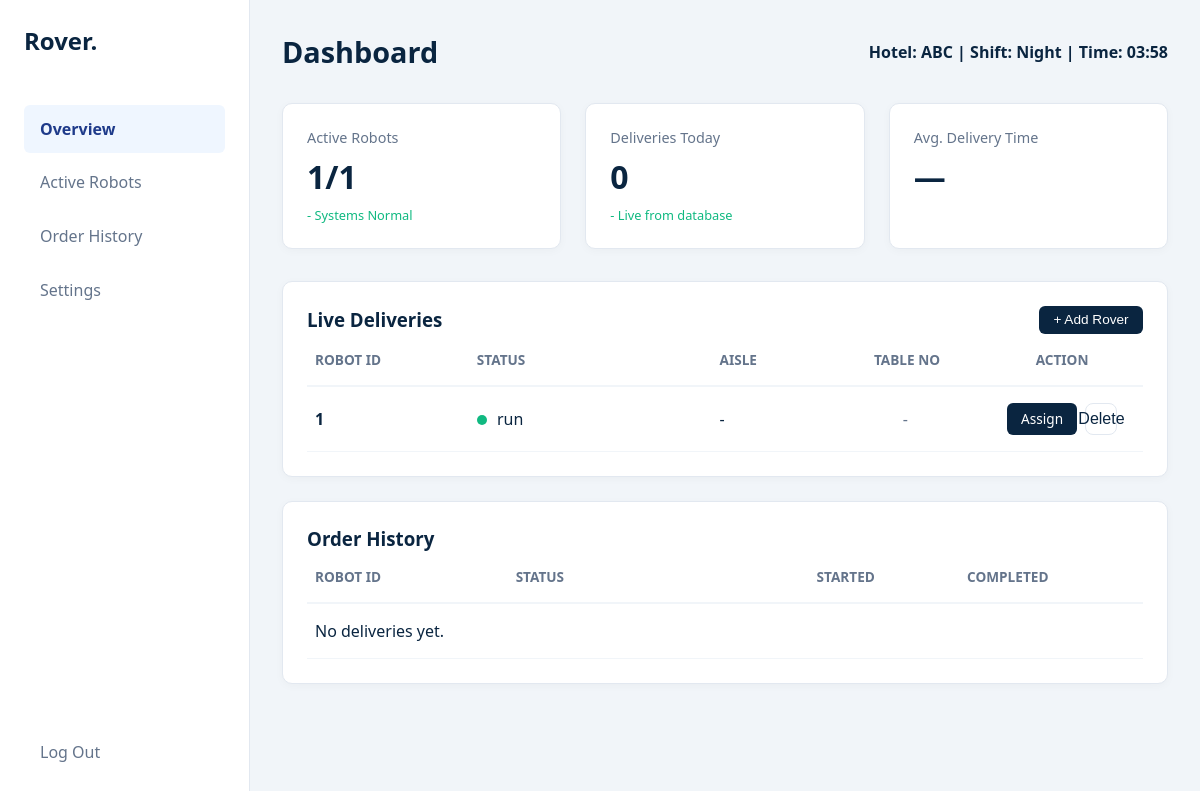
Screenshot of /dashboard (signed in) with the database file from the repository.
### Crds/models/models.py (models this page shows, shortened)
class Hotel(db.Model):
    __tablename__ = 'hotel'
    id = db.Column(db.Integer, primary_key=True)
    name = db.Column(db.String(100), nullable=False, unique=True)
    username = db.Column(db.String(50), nullable=False, unique=True)
    master_id = db.Column(db.String(50), nullable=True, unique=True)
    password_hash = db.Column(db.String(255), nullable=False)
    created_at = db.Column(db.DateTime, default=datetime.utcnow)
    rovers = db.relationship('Rover', backref='hotel', lazy=True)
    config = db.relationship('RoverConfig', backref='hotel', uselist=False)

class Rover(db.Model):
    __tablename__ = 'rover'
    id = db.Column(db.Integer, primary_key=True)
    name = db.Column(db.String(50), nullable=False)
    status = db.Column(db.String(20), default='idle')  # idle, delivering, stop
    location_lat = db.Column(db.Integer, default=0)
    location_lon = db.Column(db.Integer, default=0)
    hotel_id = db.Column(db.Integer, db.ForeignKey('hotel.id'), nullable=False)
    positions = db.relationship('Position', backref='rover', lazy=True)
    deliveries = db.relationship(
        'Delivery',
        backref='rover',
        lazy=True,
        cascade='all, delete-orphan'
    )

class Position(db.Model):
    __tablename__ = 'position'
    id = db.Column(db.Integer, primary_key=True)
    rover_id = db.Column(db.Integer, db.ForeignKey('rover.id'), nullable=False)
    lat = db.Column(db.Integer, nullable=False)
    lon = db.Column(db.Integer, nullable=False)
    phase = db.Column(db.String(10), default='lat')  # lat/lon phase
    status = db.Column(db.String(10), default='normal')  # shift/normal/done
    timestamp = db.Column(db.DateTime, default=datetime.utcnow)

### Crds/users.py (the view, shortened to what this page needs)
@users.route("/dashboard", methods=["GET", "POST"])
def dashboard():
    hotel_id = session.get('hotel_id')
    hotel = Hotel.query.get(hotel_id) if hotel_id else None
    hotel_name = hotel.name if hotel else "—"
    rover_list = Rover.query.filter_by(hotel_id=hotel_id).all() if hotel_id else []
    active_statuses = ["run", "delivering", "shift"]
    active_rovers = Rover.query.filter(
        Rover.hotel_id == hotel_id,
        Rover.status.in_(active_statuses)
    ).count() if hotel_id else 0
    now = datetime.now()
    day_start = datetime(now.year, now.month, now.day)
    day_end = day_start + timedelta(days=1)
    hour = now.hour
    if 5 <= hour < 12:
        shift = "Morning"
    elif 12 <= hour < 17:
        shift = "Afternoon"
    elif 17 <= hour < 22:
        shift = "Evening"
    else:
        shift = "Night"
    current_time = now.strftime("%H:%M")
    deliveries_today = Delivery.query.filter(
        Delivery.hotel_id == hotel_id,
        Delivery.status == "completed",
        Delivery.completed_at >= day_start,
        Delivery.completed_at < day_end
    ).all() if hotel_id else []
    deliveries_today_count = len(deliveries_today)
    def format_duration(seconds):
        if seconds is None:
            return "—"
    avg_delivery_time = None
    avg_delivery_time_str = format_duration(avg_delivery_time)
    order_history = Delivery.query.filter(
        Delivery.hotel_id == hotel_id
    ).order_by(
        Delivery.completed_at.desc().nullslast(),
        Delivery.started_at.desc()
    ).limit(10).all() if hotel_id else []
    return render_template(
        "index.html",
        rovers=rover_list,
        active_rovers=active_rovers,
        deliveries_today=deliveries_today_count,
        avg_delivery_time=avg_delivery_time_str,
        order_history=order_history,
        hotel_name=hotel_name,
        shift=shift,
        current_time=current_time
    )

### Crds/templates/index.html (shortened to what this page needs)
<!DOCTYPE html>
<html lang="en">
  <head>
    <link
      rel="stylesheet"
      href="{{ url_for('static', filename='css/index.css') }}"
    />
  </head>
  <body>
    <aside>
      <div class="brand">Rover.</div>
      <nav class="menu">
        <a href="#" class="active">Overview</a>
        <a href="#">Active Robots</a>
        <a href="#">Order History</a>
        <a href="{{ url_for('users.configure_system') }}">Settings</a>
        <a href="{{ url_for('auth.logout') }}" class="logout-link">Log Out</a>
      </nav>
    </aside>
    <main>
      <header>
        <h1>Dashboard</h1>
        <div class="header-meta">
          Hotel: <span id="hotelNameValue">{{ hotel_name }}</span> | Shift:
          <span id="shiftValue">{{ shift }}</span> | Time:
          <span id="timeValue">{{ current_time }}</span>
        </div>
      </header>
      <div class="stats">
        <div class="stat-card">
          <div class="stat-label">Active Robots</div>
          <div class="stat-value" id="activeRoversValue">
            {{ active_rovers }}/{{ rovers | length }}
          </div>
          <div class="stat-foot success">- Systems Normal</div>
        </div>
        <div class="stat-card">
          <div class="stat-label">Deliveries Today</div>
          <div class="stat-value" id="deliveriesTodayValue">{{ deliveries_today }}</div>
          <div class="stat-foot success">- Live from database</div>
        </div>
        <div class="stat-card">
          <div class="stat-label">Avg. Delivery Time</div>
          <div class="stat-value" id="avgDeliveryTimeValue">{{ avg_delivery_time }}</div>
        </div>
      </div>
      <div class="table-container">
        <div class="table-head">
          <h3>Live Deliveries</h3>
          <button class="btn-action" onclick="toggleForm()">+ Add Rover</button>
        </div>
        <table>
          <thead>
            <tr>
              <th>ROBOT ID</th>
              <th>STATUS</th>
              <th>AISLE</th>
              <th class="col-center">TABLE NO</th>
              <th class="col-action">ACTION</th>
            </tr>
          </thead>
          <tbody id="liveDeliveriesBody">
            {% for rover in rovers %}
            {% if rover.positions %}
            {% set pos = rover.positions[-1] %}
            {% set status_text = pos.status %}
            {% set status_lower = (pos.status or '')|lower %}
            {% if 'busy' in status_lower or 'transit' in status_lower %}
              {% set status_class = 'status-busy' %}
            {% elif status_lower == 'idle' or status_lower == 'stop' %}
              {% set status_class = 'status-idle' %}
            {% else %}
              {% set status_class = 'status-active' %}
            {% endif %}
            {% set aisle_val = rover.location_lat if rover.location_lat else None %}
            {% set table_val = rover.location_lon if rover.location_lon else None %}
            <tr>
              <td><strong>{{ rover.id }}</strong></td>
              <td><span class="status-dot {{ status_class }}"></span> {{ status_text }}</td>
              <td>{{ aisle_val if aisle_val is not none else '-' }}</td>
              {% if table_val is not none %}
              <td class="col-center">{{ table_val }}</td>
              {% else %}
              <td class="col-center placeholder">-</td>
              {% endif %}
              <td class="col-action">
                <div class="action-group">
                  <a
                    class="btn-action link"
                    href="{{ url_for('users.assign_coordinates', rover_id=rover.id) }}"
                  >Assign</a>
                  <form
                    action="{{ url_for('users.delete_rover', rover_id=rover.id) }}"
                    method="post"
                    class="delete-form"
                  >
                    <button type="submit" class="btn-icon" title="Delete">Delete</button>
                  </form>
                </div>
              </td>
            </tr>
            {% endif %}
            {% endfor %}
          </tbody>
        </table>
      </div>
      <div class="table-container history">
        <div class="table-head">
          <h3>Order History</h3>
        </div>
        <table>
          <thead>
            <tr>
              <th>ROBOT ID</th>
              <th>STATUS</th>
              <th>STARTED</th>
              <th>COMPLETED</th>
            </tr>
          </thead>
          <tbody id="orderHistoryBody">
            {% for delivery in order_history %}
            <tr>
              <td><strong>{{ delivery.rover_id }}</strong></td>
              <td>{{ delivery.status.replace('_', ' ').title() }}</td>
              <td>
                {% if delivery.started_at %}
                  {{ delivery.started_at.strftime('%Y-%m-%d %H:%M') }}
                {% else %}
                  -
                {% endif %}
              </td>
              <td>
                {% if delivery.completed_at %}
                  {{ delivery.completed_at.strftime('%Y-%m-%d %H:%M') }}
                {% else %}
                  -
                {% endif %}
              </td>
            </tr>
            {% else %}
            <tr>
              <td colspan="4">No deliveries yet.</td>
            </tr>
            {% endfor %}
          </tbody>
        </table>
      </div>
    </main>
  </body>
</html>

### Crds/static/css/index.css (style rules this page uses)
:root { --primary: #0a2540; --secondary: #1e3a8a; --accent: #00d4ff; --success: #10b981; --warning: #f59e0b; --bg: #f1f5f9; --text: #0f1b33; --muted: #64748b; --border: #e2e8f0; --card: #ffffff; --shadow: 0 2px 10px rgba(0, 0, 0, 0.03); }
*, *::before, *::after { box-sizing: border-box; }
body { margin: 0; font-family: "Segoe UI", Tahoma, sans-serif; background: var(--bg); display: flex; min-height: 100vh; overflow: auto; color: var(--text); }
aside { width: 250px; background: var(--card); border-right: 1px solid var(--border); display: flex; flex-direction: column; padding: 1.5rem; }
.brand { font-size: 1.5rem; font-weight: 700; color: var(--primary); margin-bottom: 3rem; }
.menu { display: flex; flex-direction: column; gap: 6px; flex: 1; }
.menu a { display: block; padding: 0.8rem 1rem; color: var(--muted); text-decoration: none; border-radius: 6px; transition: all 0.2s; }
.menu a.active, .menu a:hover { background: #eff6ff; color: var(--secondary); font-weight: 600; }
.logout-link { margin-top: auto; color: #ef4444; }
main { flex: 1; padding: 2rem; overflow-y: auto; }
header { display: flex; justify-content: space-between; align-items: center; margin-bottom: 2rem; }
h1 { color: var(--primary); margin: 0; font-size: 1.8rem; }
.header-meta { font-weight: 600; color: var(--primary); }
.stats { display: grid; grid-template-columns: repeat(auto-fit, minmax(200px, 1fr)); gap: 1.5rem; margin-bottom: 2rem; }
.stat-card { background: var(--card); padding: 1.5rem; border-radius: 10px; box-shadow: var(--shadow); border: 1px solid var(--border); }
.stat-value { font-size: 2rem; font-weight: 700; color: var(--primary); margin: 0.5rem 0; }
.stat-label { color: var(--muted); font-size: 0.9rem; }
.stat-foot { font-size: 0.8rem; }
.stat-foot.success { color: var(--success); }
.status-dot { height: 10px; width: 10px; border-radius: 50%; display: inline-block; margin-right: 6px; }
.status-active { background: var(--success); }
.table-container { background: var(--card); padding: 1.5rem; border-radius: 10px; box-shadow: var(--shadow); border: 1px solid var(--border); }
.table-container.history { margin-top: 1.5rem; }
.table-head { display: flex; justify-content: space-between; align-items: center; margin-bottom: 1rem; }
.table-container h3 { color: var(--primary); margin: 0; }
table { width: 100%; border-collapse: collapse; table-layout: fixed; }
th { text-align: left; color: var(--muted); font-size: 0.85rem; padding: 0 0.5rem 1rem; border-bottom: 2px solid var(--bg); }
th:nth-child(1), td:nth-child(1) { width: 120px; }
th:nth-child(2), td:nth-child(2) { width: 180px; }
th:nth-child(3), td:nth-child(3) { width: 90px; }
th:nth-child(4), td:nth-child(4) { width: 110px; }
.col-action { text-align: center; width: 120px; }
.action-group { display: inline-flex; align-items: center; justify-content: center; gap: 8px; }
.delete-form { margin: 0; }
.btn-icon { background: transparent; border: 1px solid var(--border); color: var(--primary); width: 32px; height: 32px; border-radius: 8px; cursor: pointer; font-size: 16px; line-height: 1; display: inline-flex; align-items: center; justify-content: center; }
td { padding: 1rem 0.5rem; color: var(--primary); border-bottom: 1px solid var(--bg); }
td.placeholder { text-align: center; color: var(--muted); letter-spacing: 0.2em; }
.col-center { text-align: center; }
.btn-action { background: var(--primary); color: white; border: none; padding: 0.4rem 0.9rem; border-radius: 6px; cursor: pointer; font-size: 0.85rem; text-decoration: none; display: inline-block; }

### rows the page displays
Hotel: name "ABC"
Rover: id "1", aisle_val "-"
Position: status "run"

### other values shown
{{ shift }} "Night"
{{ active_rovers }} "1"
{{ rovers | length }} "1"
{{ deliveries_today }} "0"
{{ avg_delivery_time }} "—"
